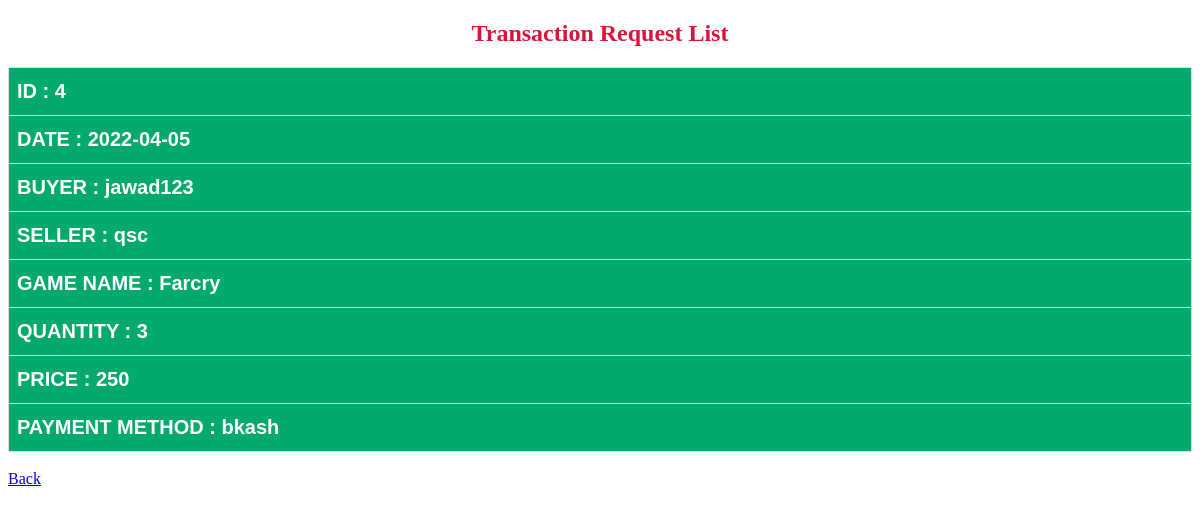
Screenshot of /views/transview.php?transV=4 (signed in) with the database file from the repository.
### tables this page shows
CREATE TABLE `transaction` (
  `id` int(11) NOT NULL,
  `date` date NOT NULL,
  `buyer` varchar(32) NOT NULL,
  `seller` varchar(32) NOT NULL,
  `game_name` varchar(32) NOT NULL,
  `quantity` int(50) NOT NULL,
  `price` int(50) NOT NULL,
  `pay_method` varchar(16) NOT NULL
);

### views/transview.php (the view, shortened to what this page needs)
<!DOCTYPE html>
<html lang="en">
<head>
</head>
<body>
<h2 align="center" style="color:crimson"><b>Transaction Request List</b></h2>
	<table id="customers" id="customers">
		<?php
      $id= $_GET['transV'];
			$con = getConnection();
			$sql = "SELECT * FROM transaction where id='{$id}'";
			$result = $con->query($sql);
			if ($result->num_rows > 0)
			{
			while($row = $result->fetch_assoc()) {
		?>
		<tr><th>ID : <?=$row["id"]?></th></tr>
        <tr><th>DATE : <?=$row["date"]?></th></tr>
        <tr><th>BUYER : <?=$row["buyer"]?></th></tr>
        <tr><th>SELLER : <?=$row["seller"]?></th></tr>
        <tr><th>GAME NAME : <?=$row["game_name"]?></th></tr>
        <tr><th>QUANTITY : <?=$row["quantity"]?></th></tr>
        <tr><th>PRICE : <?=$row["price"]?></th></tr>
        <tr><th>PAYMENT METHOD : <?=$row["pay_method"]?></th></tr>
		<?php
				}
			}
			else
			{
				echo("<h2 align='center'>No Request</h2>");
			}
		?>
	</table><br>
    <a href="admin.php" align="center">Back</a><br><br>
</body>
</html>

### views/transview.php (style rules this page uses)
#customers { font-family: Arial, Helvetica, sans-serif; border-collapse: collapse; width: 100%; }
#customers td, #customers th { border: 1px solid #ddd; padding: 8px; }
#customers tr:nth-child(even) { background-color: #f2f2f2; }
#customers th { padding-top: 12px; padding-bottom: 12px; text-align: left; background-color: #04AA6D; color: white; }
#customers th { font-size: 20px; padding-top: 12px; padding-bottom: 12px; text-align: left; background-color: #04AA6D; color: white; }

### rows the page displays
transaction: id "4", date "2022-04-05", buyer "jawad123", seller "qsc", game_name "Farcry", quantity "3", price "250", pay_method "bkash"
